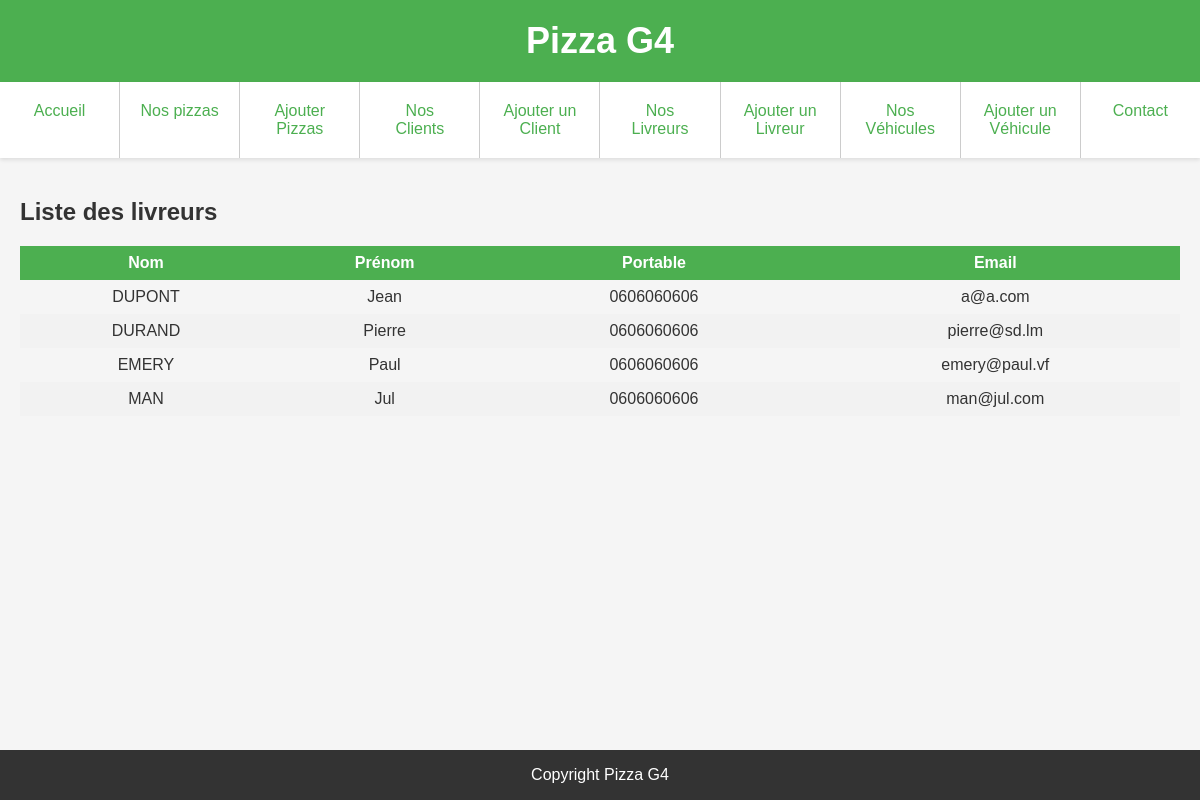
Screenshot of /G4_Pizza/views/voirLivreurs.php with the database file from the repository.
### tables this page shows
CREATE TABLE IF NOT EXISTS livreur(
    id_livreur INT PRIMARY KEY AUTO_INCREMENT,
    nom VARCHAR(50) NOT NULL,
    prenom VARCHAR(50) NOT NULL,
    portable VARCHAR(10) NOT NULL,
    email VARCHAR(50) NOT NULL
);

### G4_Pizza/models/connexion.php (called while the page is built, shortened)
<?php
function afficherLivreur(&$connect){
    $resultat = $connect->query("SELECT * FROM livreur");
    return $resultat;
}

### G4_Pizza/views/voirLivreurs.php (the view, shortened to what this page needs)
<!DOCTYPE html>
<html lang="fr">
<head>
    <link rel="stylesheet" type="text/css" href="assets/style.css">
</head>
<body>
    <?php require 'components/navBar.php' ?>
    <main>
        <h2>Liste des livreurs</h2>
        <table>
            <thead>
                <tr>
                    <th>Nom</th>
                    <th>Prénom</th>
                    <th>Portable</th>
                    <th>Email</th>
                </tr>
            </thead>
            <tbody>
                <?php
                require '../models/connexion.php';
                $connec = connexionBDD();
                $resultatLivreurs = afficherLivreur($connec);
                foreach ($resultatLivreurs as $livreur): ?>
                    <tr>
                        <td><?php echo $livreur['nom']; ?></td>
                        <td><?php echo $livreur['prenom']; ?></td>
                        <td><?php echo $livreur['portable']; ?></td>
                        <td><?php echo $livreur['email']; ?></td>
                    </tr>
                <?php endforeach; ?>
            </tbody>
        </table>
    </main>
    <?php require 'components/footer.php' ?>
</body>
</html>

### G4_Pizza/views/assets/style.css (style rules this page uses)
body { font-family: Arial, sans-serif; color: #333333; background-color: #f5f5f5; margin: 0; padding: 0; }
main { padding: 20px; }
table { border-collapse: collapse; width: 100%; }
th, td { text-align: center; padding: 8px; }
tr:nth-child(even) { background-color: #f2f2f2; }
th { background-color: #4caf50; color: white; }

### rows the page displays
livreur: nom "DUPONT", prenom "Jean", portable "0606060606", email "a@a.com"
livreur: nom "DURAND", prenom "Pierre", portable "0606060606", email "pierre@sd.lm"
livreur: nom "EMERY", prenom "Paul", portable "0606060606", email "emery@paul.vf"
livreur: nom "MAN", prenom "Jul", portable "0606060606", email "man@jul.com"
